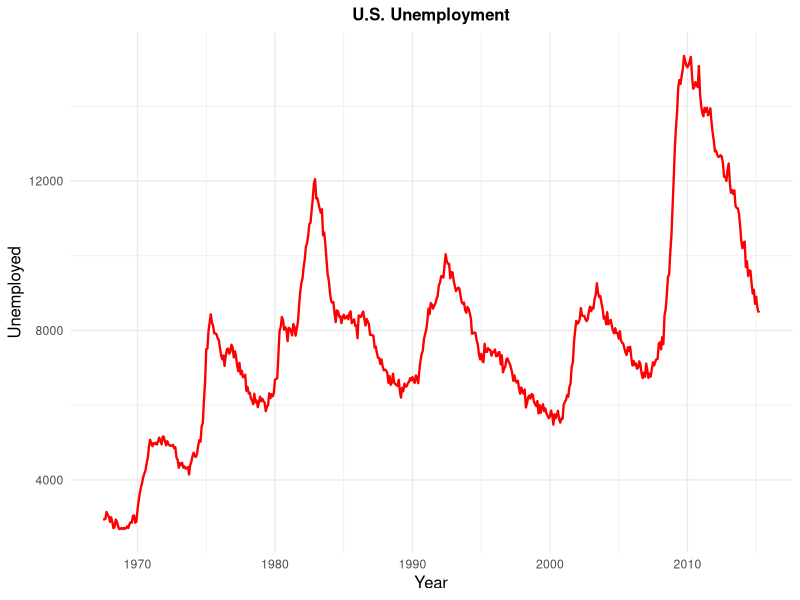

Here is the R script that generated this plot:
## ---- chunk 1
#| echo: false
#| warning: false
#| message: false
# Loading ggplot2
library(ggplot2)

# Importing 'economics' dataset
data(economics)
## ---- chunk 2
#| echo: false
#| warning: false
#| message: false
# Create a line chart of 'unemploy' v/s 'date'
ggplot(economics, aes(x = date, y = unemploy)) +
  geom_line(color = "red", size = 0.8) + #First Change
  labs(
    title = "U.S. Unemployment",
    x = "Year",
    y = "Unemployed"
  ) +
  theme_minimal() +
  theme(
    plot.title = element_text(size = 12, face = "bold", hjust = 0.5),
    axis.title  = element_text(size = 12)
  )

